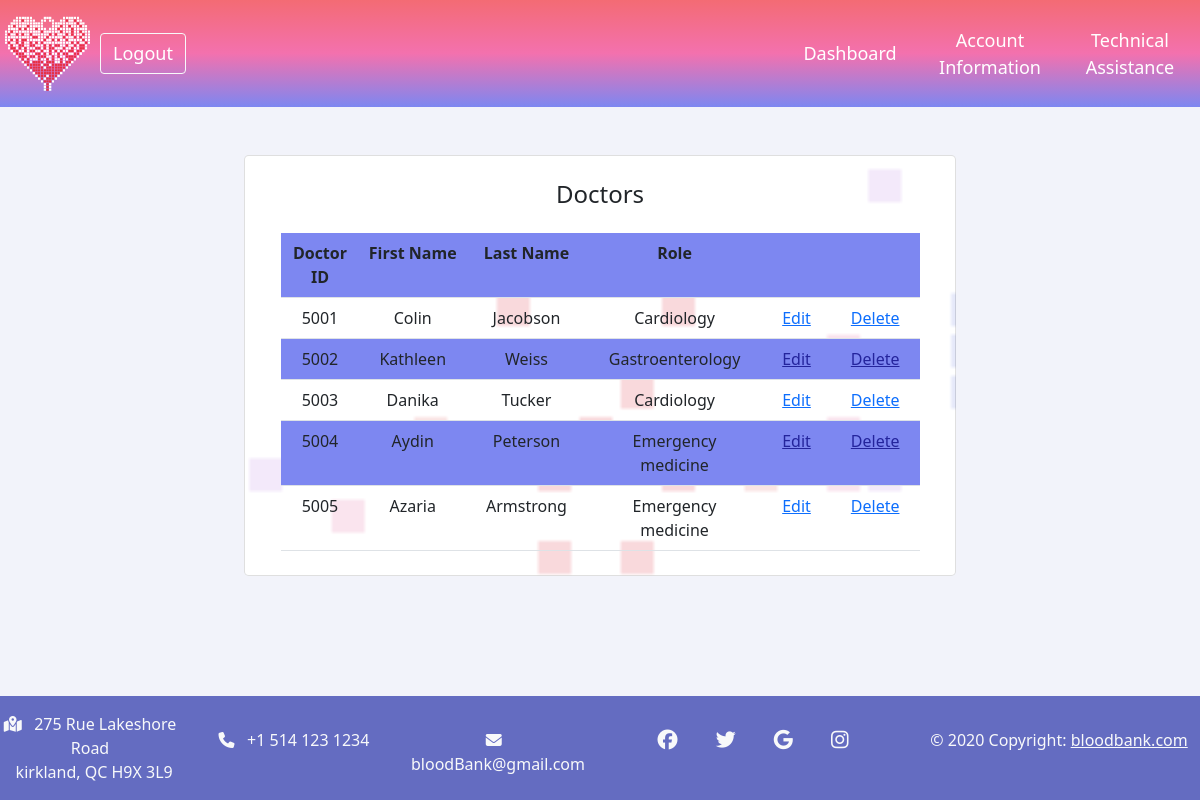
The page /admin/viewDoctor.php (signed in) on the database its author committed.
### tables this page shows
create table doctor
(
	DoctorId int not null,
    Password varchar(50) not null,
	FirstName varchar(50) not null,
    LastName varchar(50) not null,
    Role varchar(50) not null,
    constraint pk_doctor primary key (DoctorId asc)
);

### admin/viewDoctor.php (the view, shortened to what this page needs)
<?php
require('../db.php');
?>
<section class="h-100 gradient-form">
    <div class=" py-5 h-100 mx-10">
        <div class="row d-flex justify-content-center align-items-center h-100 mx-5">
            <div class="col-md-10 col-lg-8 ">
                <div class="card rounded-3 text-black">
                    <div class="row  g-0">
                        <h4 class="my-4 text-center">Doctors</h4>
                        <table class="table table-responsive mx-auto mb-4 queryTable">
                            <tr>
                                <th>Doctor ID</th>
                                <th>First Name</th>
                                <th>Last Name</th>
                                <th>Role</th>
                                <th></th>
                                <th></th>
                            </tr>
                            <?php
                            $sel_query = "SELECT * FROM doctor";
                            $result = mysqli_query($con, $sel_query);
                            while ($row = mysqli_fetch_assoc($result)) { ?>
                                <tr>
                                    <td><?php echo $row["DoctorId"]; ?></td>
                                    <td><?php echo $row["FirstName"]; ?></td>
                                    <td><?php echo $row["LastName"]; ?></td>
                                    <td><?php echo $row["Role"]; ?></td>
                                    <td>
                                        <a href="editDoc.php?DoctorID=<?php echo $row["DoctorId"]; ?>">Edit</a>
                                    </td>
                                    <td>
                                        <a href="deleteDoc.php?DoctorID=<?php echo $row["DoctorId"]; ?>">Delete</a>
                                    </td>
                                </tr>
                            <?php
                            }
                            ?>
                        </table>
                    </div>
                </div>
            </div>
        </div>
    </div>
</section>

### css/admin.css (style rules this page uses)
.bgHeader { background: linear-gradient(to bottom, #f36b74, #f371ae, #7d87f1); }
.card { background-image: url("../images/pixelHeartGradientLowAlpha.png"); background-size:150%; background-repeat: repeat-y; background-position-x: 57%; background-position-y: 5%; }
table.right { width: 35%; position:absolute; right: 0%; }
table.right td { width: 33.33%; text-align: center; padding: 5px; }
table.left { width: 15%; position:absolute; left: 0%; }
table.left td { width: 50%; text-align: left; padding: 5px; }
.bannerLink { color: white; text-decoration: none; }
body { background-color: #f2f3fa; margin: 0px; padding: 0px; padding-bottom: 100px; }
header a { font-size:large; }
.queryTable { width: 90%; text-align: center; }
.queryTable tr:nth-child(odd) { background-color: rgba(125, 135, 241, 1); }
.queryTable tr:nth-child(odd) a { color:rgb(36, 36, 156); }
.queryTable td { padding-left:20px; padding-right:20px; }

### rows shown on the page
doctor: DoctorId "5001", FirstName "Colin", LastName "Jacobson", Role "Cardiology"
doctor: DoctorId "5002", FirstName "Kathleen", LastName "Weiss", Role "Gastroenterology"
doctor: DoctorId "5003", FirstName "Danika", LastName "Tucker", Role "Cardiology"
doctor: DoctorId "5004", FirstName "Aydin", LastName "Peterson", Role "Emergency medicine"
doctor: DoctorId "5005", FirstName "Azaria", LastName "Armstrong", Role "Emergency medicine"
